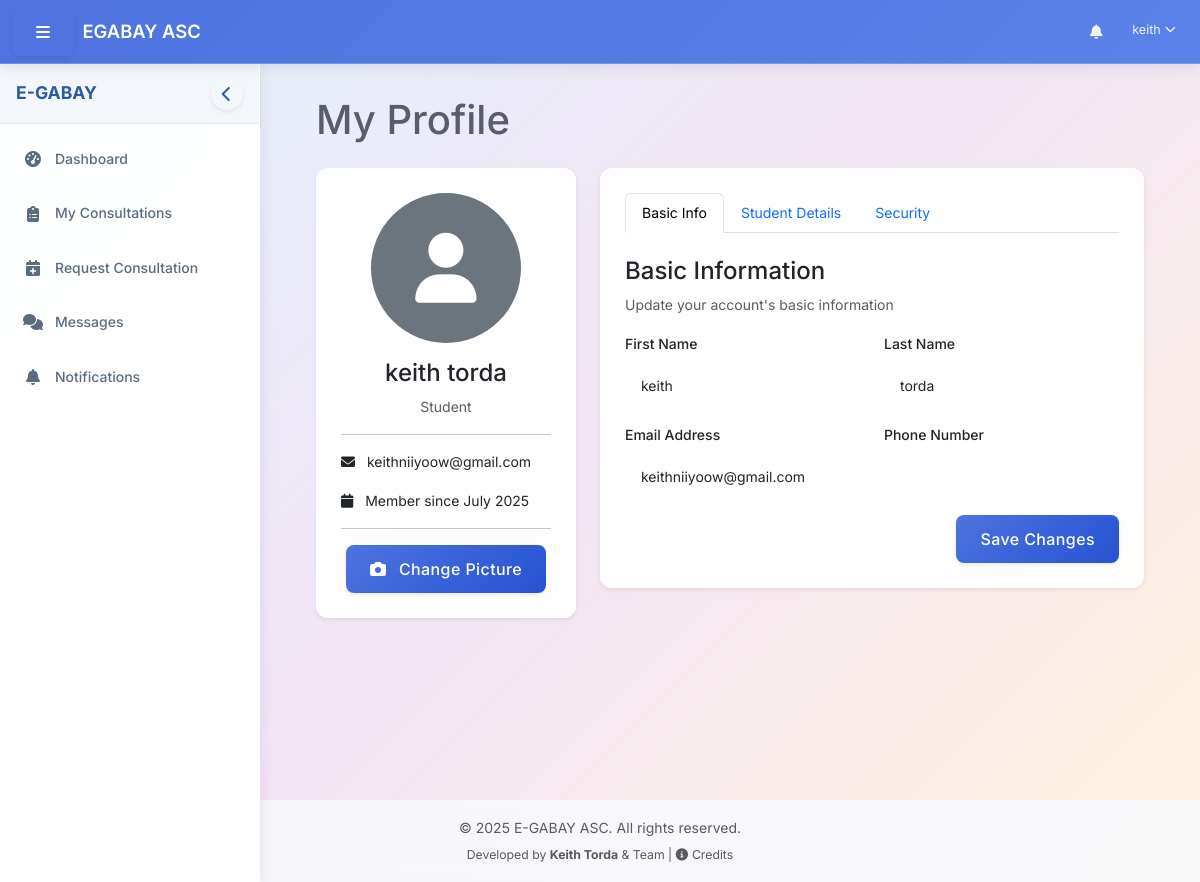
Page /profile.php (signed in) on the earlier database version.
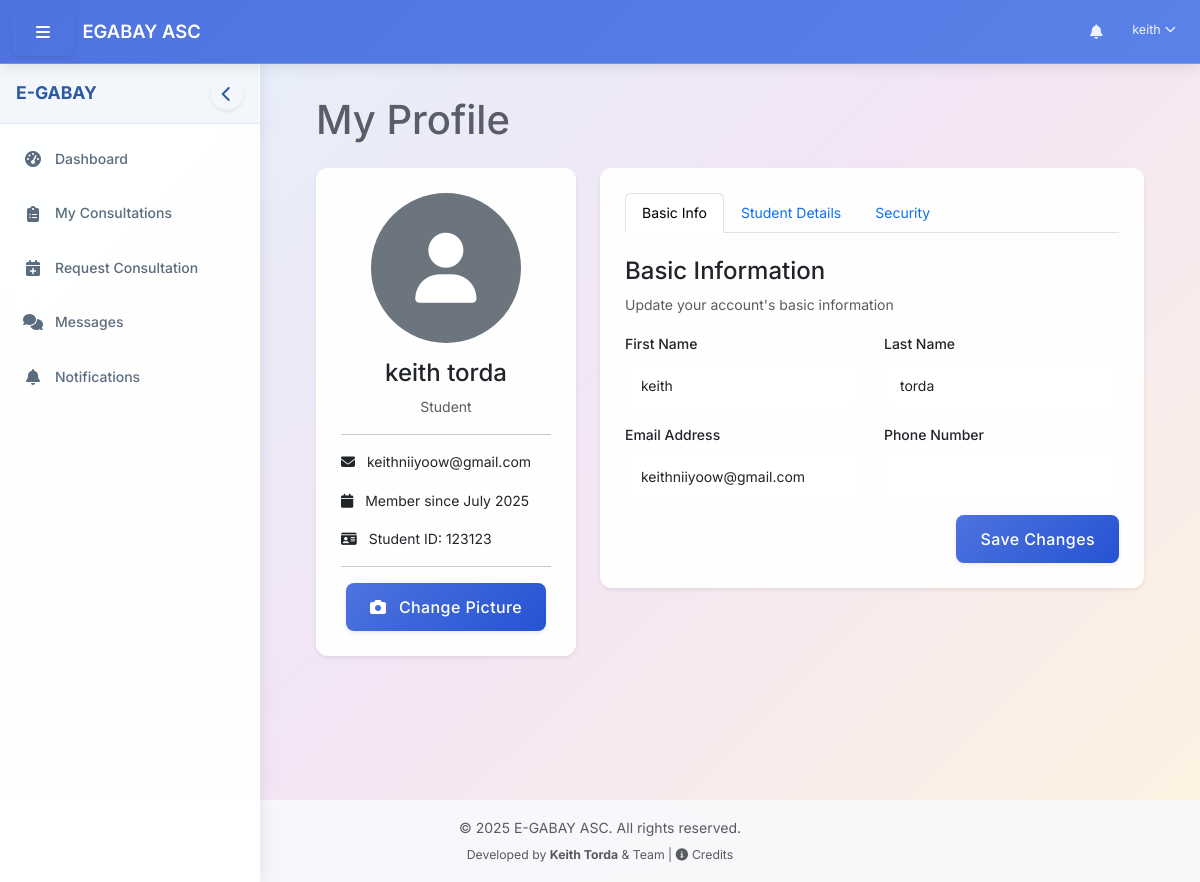
Same page on the later database version.
### tables this page shows
CREATE TABLE `student_profiles` (
  `profile_id` int(11) NOT NULL AUTO_INCREMENT,
  `user_id` int(11) NOT NULL,
  `student_id` varchar(50) DEFAULT NULL,
  `course` varchar(100) DEFAULT NULL,
  `year_level` varchar(20) DEFAULT NULL,
  `section` varchar(50) DEFAULT NULL,
  `bio` text DEFAULT NULL,
  `contact_number` varchar(20) DEFAULT NULL,
  `address` text DEFAULT NULL,
  `created_at` timestamp NOT NULL DEFAULT current_timestamp(),
  `updated_at` timestamp NOT NULL DEFAULT current_timestamp() ON UPDATE current_timestamp(),
  PRIMARY KEY (`profile_id`),
  UNIQUE KEY `student_id` (`student_id`),
  KEY `student_profiles_ibfk_1` (`user_id`),
  CONSTRAINT `student_profiles_ibfk_1` FOREIGN KEY (`user_id`) REFERENCES `users` (`user_id`) ON DELETE CASCADE
);

### includes/auth.php (called while the page is built, shortened)
<?php
function getUserRole() {
    return $_SESSION['role_name'] ?? null;
}
?>

### profile.php (the view, shortened to what the changed rows need)
<?php
require_once __DIR__ . '/includes/path_fix.php';
require_once $base_path . '/config/config.php';
require_once $base_path . '/classes/Auth.php';
$database = new Database();
$db = $database->getConnection();
$user_id = $_SESSION['user_id'];
$role = getUserRole();
$query = "SELECT * FROM users WHERE user_id = ?";
$stmt = $db->prepare($query);
$stmt->execute([$user_id]);
$user = $stmt->fetch(PDO::FETCH_ASSOC);
$profile_data = null;
if ($role == 'student') {
    $query = "SELECT * FROM student_profiles WHERE user_id = ?";
    $stmt = $db->prepare($query);
    $stmt->execute([$user_id]);
    $profile_data = $stmt->fetch(PDO::FETCH_ASSOC);
} elseif ($role == 'counselor') {
    $query = "SELECT * FROM counselor_profiles WHERE user_id = ?";
    $stmt = $db->prepare($query);
    $stmt->execute([$user_id]);
    $profile_data = $stmt->fetch(PDO::FETCH_ASSOC);
}
include_once $base_path . '/includes/header.php';
?>
<div class="container-fluid">
    <div class="row">
        <div class="col-12">
            <h1 class="mb-4">My Profile</h1>
        </div>
    </div>
    <div class="row">
        <div class="col-md-4 mb-4">
            <div class="card">
                <div class="card-body text-center">
                    <div class="text-start">
                        <p><i class="fas fa-envelope me-2"></i> <?php echo $user['email']; ?></p>
                        <p><i class="fas fa-calendar me-2"></i> Member since <?php echo date('F Y', strtotime($user['created_at'])); ?></p>
                        <?php if ($role == 'student' && isset($profile_data)): ?>
                            <?php if (!empty($profile_data['student_id'])): ?>
                                <p><i class="fas fa-id-card me-2"></i> Student ID: <?php echo $profile_data['student_id']; ?></p>
                            <?php endif; ?>
                        <?php endif; ?>
                    </div>
                </div>
            </div>
        </div>
    </div>
</div>
<?php
include_once $base_path . '/includes/footer.php';
?>

Differences in the rows shown:
now on this page (row edited): student_profiles: student "123123"
changed student_profiles: student_id empty → "123123" (drawn)
Other differences:
text now shown: "Student ID:"
